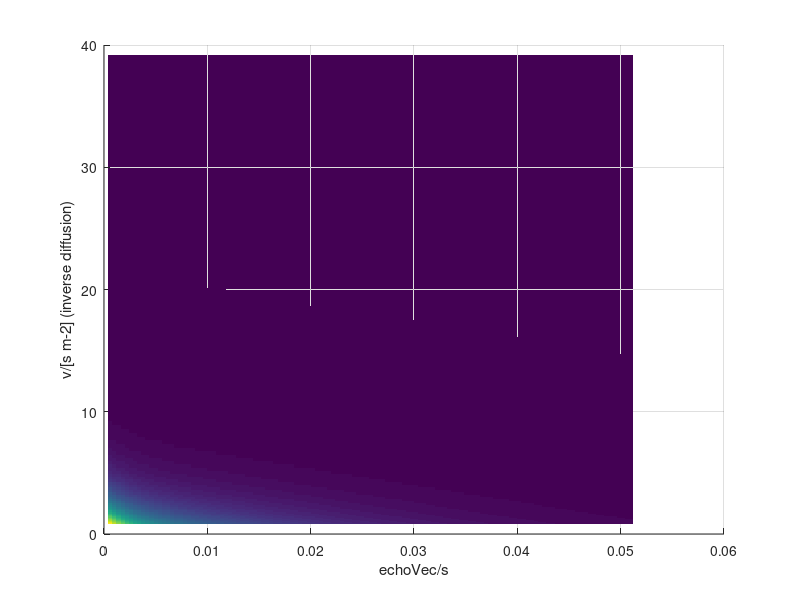

MATLAB code for this plot:
% Generate T2-D data using relaxation compensated kernel
% July 25, 2017, TKM

clear
close all
clc

%% Define parameters

% COMPONENT 1
AmpA = 0.5;            %fraction
T1A = 300 * 1e-3;      %s
T2A = 15 * 1e-3;       %s
DA = 0.5;              %1e-9 m2 s-1

% COMPONENT 2
AmpB = 1-AmpA;         %calculated automatically
T1B = 1500 * 1e-3;     %s
T2B = 2 * 1e-3;        %s
DB = 3;                %1e-9 m2 s-1

% ACQUITISION PARAMETERS
delta = 1 * 1e-3;      %s
DELTA = 50 * 1e-3;     %s
tE = 400 * 1e-6;       %s
nEchoes = 128;         %number of echoes

% OTHER PARAMETERS
n = 100;               %number of delta_eff points to simulate
G = 6.59;              %T m-1

%% Calculations

%Other parameters
gamma = 42.577*1e6*2*pi; %rad s-1 T-1

echoVec = tE:tE:nEchoes*tE;
dEff = linspace(0.05*delta,0.5*delta,n);

T2Ddata = zeros(n,nEchoes);


% Diffusion signal attenuation for first points

timefac = delta^3-3*delta^2*dEff + 3*(delta + 2*DELTA)*dEff.^2 + 3*dEff.^3;
v = (1/6)*gamma^2*G^2*timefac*1e-9;

attenA = -v*DA - 2*delta/T2A - DELTA/T1A;
attenB = -v*DB - 2*delta/T2B - DELTA/T1B;
Dvec = AmpA*exp(attenA) + AmpB*exp(attenB);


% Include T2 relaxation
for ii = 1:n
    T2Ddata(ii,:) = (AmpA.*exp(-echoVec/T2A) + AmpB.*exp(-echoVec/T2B)).*Dvec(ii);
end

figure(1)
surf(echoVec,v,T2Ddata)
shading flat
xlabel('echoVec/s');
ylabel('v/[s m-2] (inverse diffusion)')
view([0 90]);


% Output for TwoDLaplaceInverse
save('T2Ddata.dat', 'T2Ddata', '-ascii');
save('T2axis.dat', 'echoVec', '-ascii')
save('vaxis.dat', 'v', '-ascii')

% Show the percentage you throuw off the attenuation factors by not
% including T1/T2 relaxation
clc
T2vsDA = (-2*delta/T2A)/(attenA(1))
T1vsDA = (-DELTA/T1A)/(attenA(1))
T2vsDB = (-2*delta/T2B)/(attenB(1))
T1vsDB = (-DELTA/T1B)/(attenB(1))